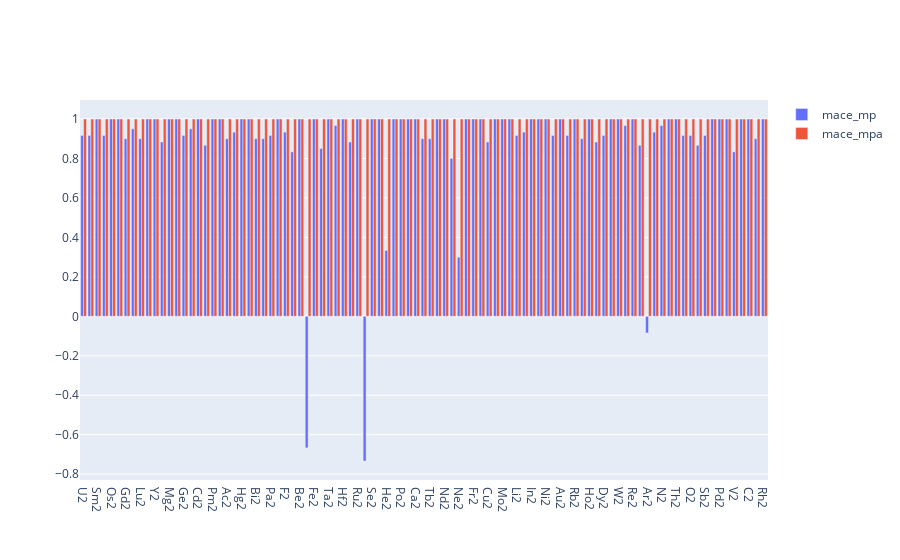

Notebook code cell kept with this figure:
### Code cell
build_bar_chart(mlips, input_results, structs)

### Figure 1 — Plotly figure (JSON) as saved in the notebook; plotly's stock layout.template omitted (floating-point values rounded to 4 significant figures)
{"data": [{"name": "mace_mp", "type": "bar", "x": ["U2", "Xe2", "Sm2", "Ce2", "Os2", "Pr2", "Gd2", "Kr2", "Lu2", "Ir2", "Y2", "La2", "Mg2", "X2", "Ge2", "Yb2", "Cd2", "Na2", "Pm2", "Tl2", "Ac2", "Sr2", "Hg2", "Co2", "Bi2", "Ra2", "Pa2", "S2", "F2", "Pt2", "Be2", "Pu2", "Fe2", "Zn2", "Ta2", "K2", "Hf2", "Tm2", "Ru2", "Eu2", "Se2", "At2", "He2", "H2", "Po2", "Mn2", "Ca2", "Si2", "Tb2", "Br2", "Nd2", "Pb2", "Ne2", "Tc2", "Fr2", "P2", "Cu2", "Al2", "Mo2", "Rn2", "Li2", "Np2", "In2", "Ga2", "Ni2", "I2", "Au2", "Cl2", "Rb2", "Ba2", "Ho2", "B2", "Dy2", "Cr2", "W2", "Nb2", "Re2", "Sc2", "Ar2", "Zr2", "N2", "Ag2", "Th2", "Ti2", "O2", "As2", "Sb2", "Er2", "Pd2", "Te2", "V2", "Cs2", "C2", "Sn2", "Rh2"], "y": [0.9167, 0.9167, 1, 0.9167, 1, 1, 0.9, 0.95, 0.9, 1, 1, 0.8833, 1, 1, 0.9167, 0.95, 1, 0.8667, 1, 1, 0.9, 0.9333, 1, 1, 0.9, 0.9, 0.9167, 1, 0.9333, 0.8333, 1, -0.6667, 1, 0.85, 1, 0.9667, 1, 0.8833, 1, -0.7333, 1, 1, 0.3339, 1, 1, 1, 1, 0.9, 0.9, 1, 1, 0.8, 0.2993, 1, 1, 1, 0.8833, 1, 1, 1, 0.9167, 0.9333, 1, 1, 1, 0.9167, 1, 0.9167, 1, 0.9, 1, 0.8833, 0.9167, 1, 1, 0.9667, 1, 0.8667, -0.08424, 0.9333, 0.9667, 1, 1, 0.9167, 0.9167, 0.8667, 0.9167, 1, 1, 1, 0.8333, 1, 1, 0.9, 1]}, {"name": "mace_mpa", "type": "bar", "x": ["U2", "Xe2", "Sm2", "Ce2", "Os2", "Pr2", "Gd2", "Kr2", "Lu2", "Ir2", "Y2", "La2", "Mg2", "X2", "Ge2", "Yb2", "Cd2", "Na2", "Pm2", "Tl2", "Ac2", "Sr2", "Hg2", "Co2", "Bi2", "Ra2", "Pa2", "S2", "F2", "Pt2", "Be2", "Pu2", "Fe2", "Zn2", "Ta2", "K2", "Hf2", "Tm2", "Ru2", "Eu2", "Se2", "At2", "He2", "H2", "Po2", "Mn2", "Ca2", "Si2", "Tb2", "Br2", "Nd2", "Pb2", "Ne2", "Tc2", "Fr2", "P2", "Cu2", "Al2", "Mo2", "Rn2", "Li2", "Np2", "In2", "Ga2", "Ni2", "I2", "Au2", "Cl2", "Rb2", "Ba2", "Ho2", "B2", "Dy2", "Cr2", "W2", "Nb2", "Re2", "Sc2", "Ar2", "Zr2", "N2", "Ag2", "Th2", "Ti2", "O2", "As2", "Sb2", "Er2", "Pd2", "Te2", "V2", "Cs2", "C2", "Sn2", "Rh2"], "y": [1, 1, 1, 1, 1, 1, 1, 1, 1, 1, 1, 1, 1, 1, 1, 1, 1, 1, 1, 1, 1, 1, 1, 1, 1, 1, 1, 1, 1, 1, 1, 1, 1, 1, 1, 1, 1, 1, 1, 1, 1, 1, 1, 1, 1, 1, 1, 1, 1, 1, 1, 1, 1, 1, 1, 1, 1, 1, 1, 1, 1, 1, 1, 1, 1, 1, 1, 1, 1, 1, 1, 1, 1, 1, 1, 1, 1, 1, 1, 1, 1, 1, 1, 1, 1, 1, 1, 1, 1, 1, 1, 1, 1, 1, 1]}], "layout": {}}
